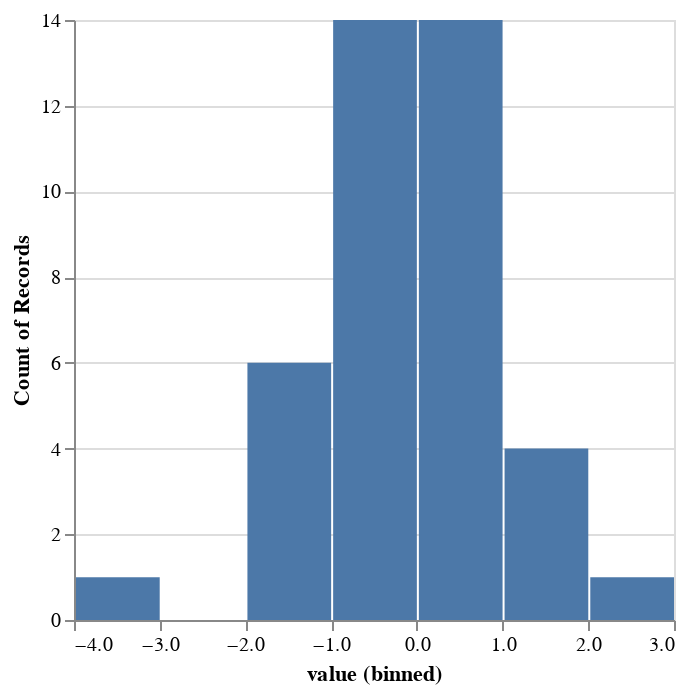

This figure's notebook cell:
### Code cell
x = np.random.normal(size=40)

df = pd.DataFrame(x) 
df.columns = ['value']

alt.Chart(df).mark_bar().encode(
    alt.X('value', bin=alt.Bin()),
    y='count()'
)

### Figure 1 — Vega-Lite specification as saved in the notebook (floating-point values rounded to 4 significant figures)
{"config": {"view": {"continuousWidth": 300, "continuousHeight": 300}}, "data": {"name": "data-55afa18d06b120b229f3cef717351d37"}, "mark": {"type": "bar"}, "encoding": {"x": {"bin": {}, "field": "value", "type": "quantitative"}, "y": {"aggregate": "count", "type": "quantitative"}}, "$schema": "https://vega.github.io/schema/vega-lite/v5.20.1.json", "datasets": {"data-55afa18d06b120b229f3cef717351d37": [{"value": -0.1793}, {"value": -0.3228}, {"value": 0.07289}, {"value": 0.2717}, {"value": 0.6833}, {"value": 0.2335}, {"value": -0.2846}, {"value": -1.342}, {"value": -0.004411}, {"value": 2.342}, {"value": 1.71}, {"value": -0.526}, {"value": 1.315}, {"value": 0.7634}, {"value": -1.338}, {"value": -0.548}, {"value": -0.5042}, {"value": 0.6274}, {"value": -0.4199}, {"value": 0.4036}, {"value": -1.768}, {"value": -1.141}, {"value": 0.5488}, {"value": 0.467}, {"value": -0.2707}, {"value": -1.239}, {"value": -0.8088}, {"value": 0.33}, {"value": 0.6488}, {"value": -0.1372}, {"value": 0.3453}, {"value": -0.03933}, {"value": -0.1169}, {"value": 0.03989}, {"value": -1.109}, {"value": 0.5128}, {"value": 1.176}, {"value": -0.0915}, {"value": -3.275}, {"value": 1.838}]}}
